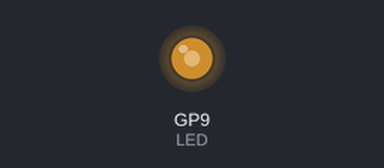
This sketch was run on a simulated Raspberry Pi Pico. Shown: output pins drawn as LEDs (lit = HIGH).

Above: at 0.05 s.
At 0.75 s:
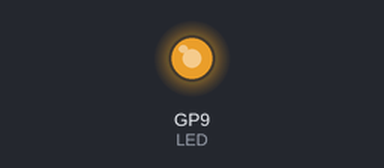
At 1.4 s:
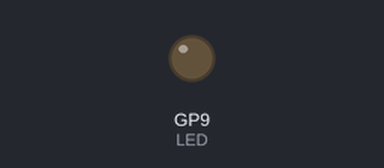
At 1.8 s:
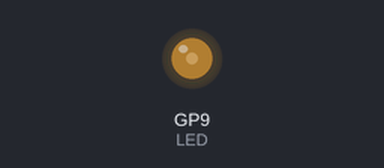
Timing chart, 0 to 4.4 s (numbered marks = the images above):
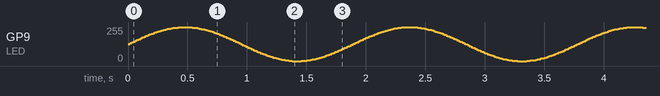

The sketch:

led_fade_sine.ino
```cpp
// snippet: led_fade_sine
// tags: pwm, fade, sine, smooth, led, analogwrite, math, pulse, glow, lamp
// boards: avr, esp32, megaavr, nano33iot, romi32u4, rp2040
// library: none
// description: Smooth LED breathing using sine wave — looks natural compared to linear fade
// prompts: LED breathing effect, sine wave LED fade, smooth LED pulse, organic breathing LED, smooth PWM fade sine, make the light pulse slowly, lamp glow softly, light do a slow pulse
// exact-include: math.h

#include <math.h>

const int LED = 9;
float angle = 0.0;

void setup() {
  pinMode(LED, OUTPUT);
}

void loop() {
  int val = (int)(127.5 * (1.0 + sin(angle)));
  analogWrite(LED, val);
  angle += 0.05;
  if (angle > TWO_PI) angle -= TWO_PI;
  delay(15);
}
```
